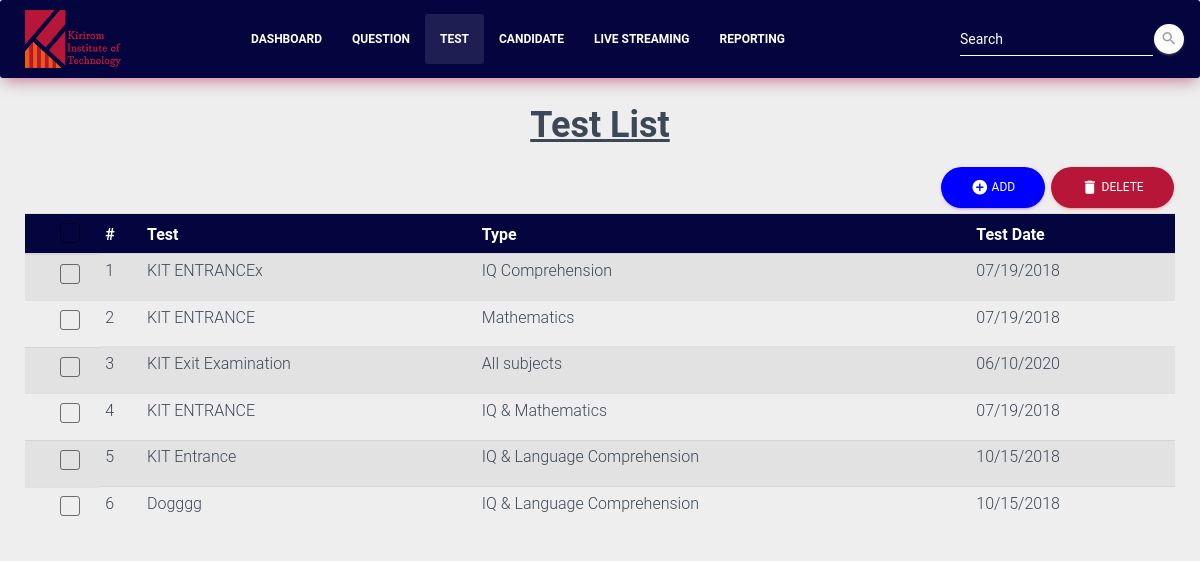
The app's page /test/, older data.
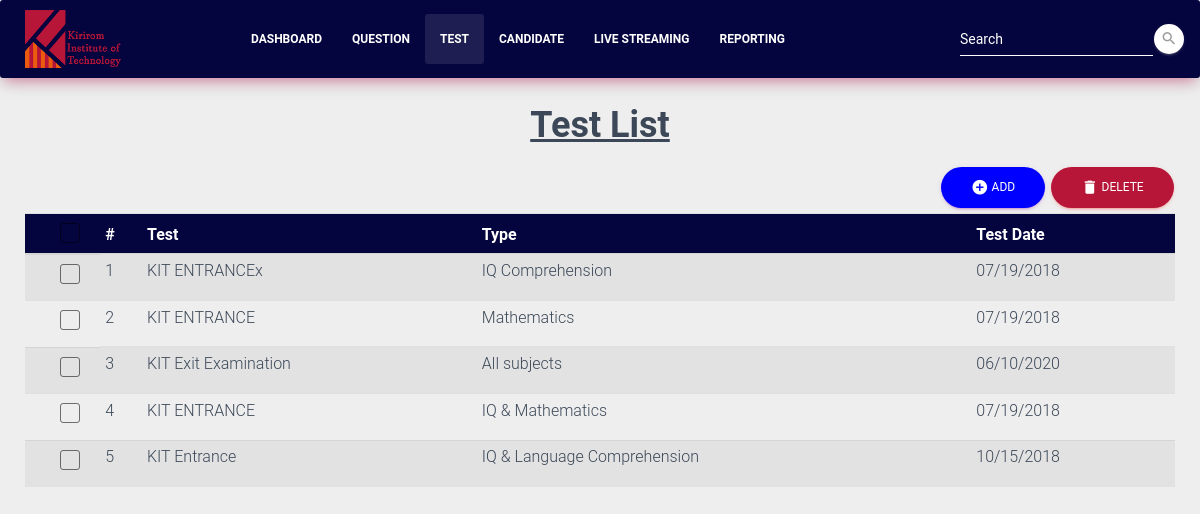
The same page, newer data.
### test_management/models.py (models this page shows, shortened)
class Test(models.Model):
    test_name = models.TextField(max_length=45)
    test_type = models.TextField(max_length=45)
    test_date = models.DateField()
    create_date = models.DateTimeField(auto_now_add=True)

### test_management/views.py (the view)
# urls.py: url(r'^test/', views.test_list, name='test'),
def test_list(request):
    tests = Test.objects.all()
    return render(request, 'test_list.html', {'tests' : tests})

### templates/test_list.html (shortened to what this page needs)
{% extends 'navigation_bar.html'%}
{% block test_list %}
<nav class="navbar navbar-expand-lg bg-rose">
    <img src="../static/img/kit-11.png" style="width: 8%; margin-left: 25px;">
    <div class="container">
        <div class="collapse navbar-collapse" style="margin-left: 100px;">
            <ul class="navbar-nav">
                <li class="nav-item">
                    <a href="{% url 'register' %}" class="nav-link"><b>Dashboard</b></a>
                </li>
                <li class="nav-item">
                    <a href="{% url 'question' %}" class="nav-link"><b>Question</b></a>
                </li>
                <li class="nav-item active active">
                    <a href="{% url 'test' %}" class="nav-link"><b>Test</b></a>
                </li>
                <li class="nav-item">
                    <a href="{% url 'candidate' %}" class="nav-link"><b>Candidate</b></a>
                </li>
                <li class="nav-item">
                    <a href="{% url 'livertc' %}" class="nav-link"><b>Live Streaming</b></a>
                </li>
                <li class="nav-item">
                    <a href="#report" class="nav-link"><b>Reporting</b></a>
                </li>
            </ul>
            <form class="form-inline ml-auto">
                <div class="form-group has-white">
                  <input type="text" class="form-control" placeholder="Search">
                </div>
                <button type="submit" class="btn btn-white btn-raised btn-fab btn-fab-mini btn-round">
                    <i class="material-icons">search</i>
                </button>
            </form>
        </div>
    </div>
</nav>
<div class="container">
    <center><h2><b><u>Test List</u></b></h2></center>
</div>
<div id="inline-toolbar">
<button class="btn btn-round btn-primary add-btn-test" data-toggle="modal" data-target="#addModal">
  <i class="material-icons" >add_circle</i>   Add
</button>
    <button class="btn btn-round btn-danger delete-btn-test" data-toggle="modal">
  <i class="material-icons" action >delete</i>   Delete
</button>
</div>
<div class="table-container">
    <div class="table-responsive">
        <table id="fresh-table" class="table table-striped test-list  table-hover table-sm">
                <thead class="thead-table-list">
                    <tr>
                        <th scope="col">
                            <div class="form-check">
                                <label class="form-check-label">
                                <span class="form-check-sign">
                                    <span class="check"></span>
                                </span>
                                </label>
                            </div>
                        </th>
                        <th scope="col">#</th>
                        <th scope="col">Test</th>
                        <th scope="col">Type</th>
                        <th scope="col">Test Date</th>
                    </tr>
                </thead>
                <tbody>
                    {% for test in tests %}
                    <tr data-id="{{ test.id }}" class="table-row">
                        <td class="form-check">
                            <div class="form-check">
                                <label class="form-check-label">
                                    <span class="form-check-sign">
                                    <span class="check"></span>
                                    </span>
                                </label>
                            </div>
                        </td>
                        <td>{{ forloop.counter }}</td>
                        <td name="test_name">{{ test.test_name }}</td>
                        <td name="test_type">{{ test.test_type }}</td>
                        <td name="test_date">{{ test.test_date|date:"m/d/Y" }}</td>
                    </tr>
                    {% endfor %}
                </tbody>
        </table>
    </div>
</div>
{% endblock %}

Row changes from the older to the newer data that the page shows:
removed Test: test_name "Dogggg", test_type "IQ & Language Comprehension", test_date "10/15/2018"
